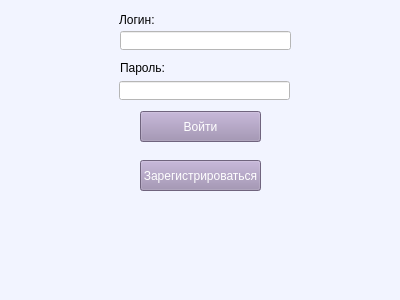
<?xml version="1.0" encoding="UTF-8"?>
<ui version="4.0">
 <class>Form</class>
 <widget class="QWidget" name="Form">
  <property name="geometry">
   <rect>
    <x>0</x>
    <y>0</y>
    <width>400</width>
    <height>300</height>
   </rect>
  </property>
  <property name="windowTitle">
   <string>Form</string>
  </property>
  <property name="styleSheet">
   <string notr="true">background-color: rgb(242, 244, 255)</string>
  </property>
  <widget class="QPushButton" name="sign_in_btn">
   <property name="geometry">
    <rect>
     <x>140</x>
     <y>111</y>
     <width>121</width>
     <height>31</height>
    </rect>
   </property>
   <property name="styleSheet">
    <string notr="true">background-color: rgb(157, 140, 177);
font: 9pt &quot;MS Shell Dlg 2&quot;;
color: rgb(255, 255, 255)</string>
   </property>
   <property name="text">
    <string>Войти</string>
   </property>
  </widget>
  <widget class="QPushButton" name="make_acc_btn">
   <property name="geometry">
    <rect>
     <x>140</x>
     <y>160</y>
     <width>121</width>
     <height>31</height>
    </rect>
   </property>
   <property name="styleSheet">
    <string notr="true">background-color: rgb(157, 140, 177);
font: 9pt &quot;MS Shell Dlg 2&quot;;
color: rgb(255, 255, 255)</string>
   </property>
   <property name="text">
    <string>Зарегистрироваться</string>
   </property>
  </widget>
  <widget class="QLineEdit" name="login_lineEdit">
   <property name="geometry">
    <rect>
     <x>120</x>
     <y>31</y>
     <width>171</width>
     <height>19</height>
    </rect>
   </property>
   <property name="styleSheet">
    <string notr="true">background-color: rgb(255, 255, 255);</string>
   </property>
  </widget>
  <widget class="QLineEdit" name="password_lineEdit">
   <property name="geometry">
    <rect>
     <x>119</x>
     <y>81</y>
     <width>171</width>
     <height>19</height>
    </rect>
   </property>
   <property name="styleSheet">
    <string notr="true">background-color: rgb(255, 255, 255);</string>
   </property>
  </widget>
  <widget class="QLabel" name="label">
   <property name="geometry">
    <rect>
     <x>119</x>
     <y>12</y>
     <width>81</width>
     <height>16</height>
    </rect>
   </property>
   <property name="styleSheet">
    <string notr="true">font: 9pt &quot;MS Shell Dlg 2&quot;;</string>
   </property>
   <property name="text">
    <string>Логин:</string>
   </property>
  </widget>
  <widget class="QLabel" name="label_2">
   <property name="geometry">
    <rect>
     <x>120</x>
     <y>60</y>
     <width>101</width>
     <height>16</height>
    </rect>
   </property>
   <property name="styleSheet">
    <string notr="true">font: 9pt &quot;MS Shell Dlg 2&quot;;</string>
   </property>
   <property name="text">
    <string>Пароль:</string>
   </property>
  </widget>
  <widget class="QLabel" name="error_lbl">
   <property name="geometry">
    <rect>
     <x>100</x>
     <y>240</y>
     <width>241</width>
     <height>21</height>
    </rect>
   </property>
   <property name="styleSheet">
    <string notr="true">color: rgb(255, 0, 4);</string>
   </property>
   <property name="text">
    <string/>
   </property>
  </widget>
 </widget>
 <resources/>
 <connections/>
</ui>
